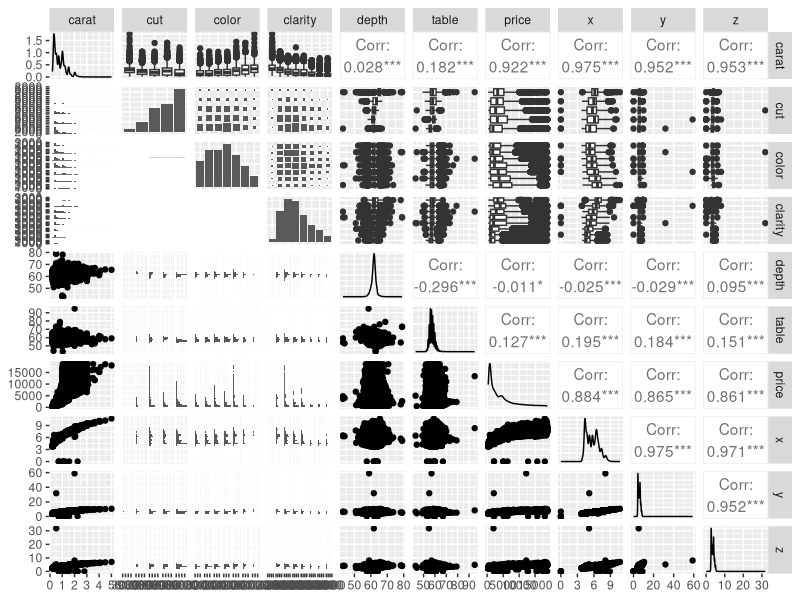
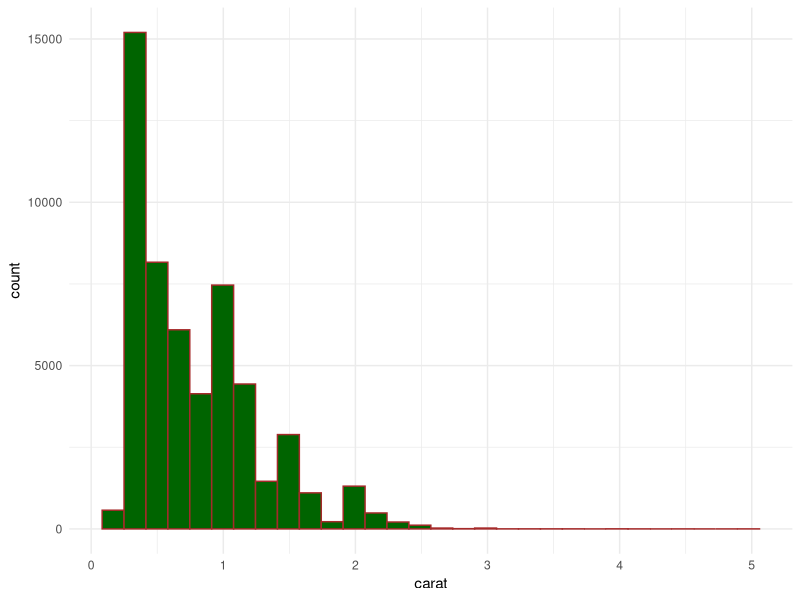
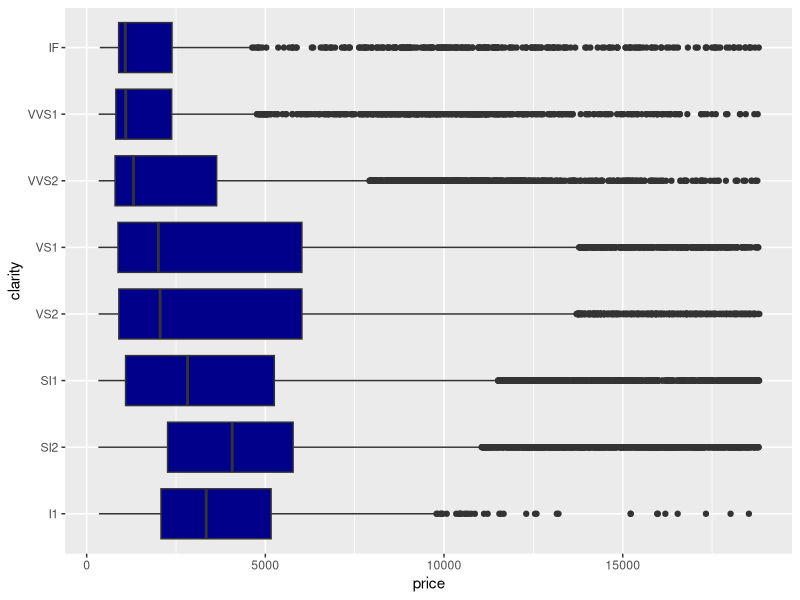

Generate these figures, in order, with R:
## ---- chunk 1
library(GGally)
library(skimr)
library(tidyverse)
## ---- chunk 2
names(diamonds)

dim(diamonds)

head(diamonds)

tail(diamonds)

summary(diamonds)

skim(diamonds)
## ---- chunk 3
ggpairs(diamonds)
## ---- chunk 4
ggplot(data = diamonds, aes(x = carat)) + geom_histogram(fill = "darkgreen", color = "brown") + theme_minimal()
## ---- chunk 5
ggplot(data = diamonds, aes(x = clarity, y = price)) + 
geom_boxplot(fill = "darkblue",) + coord_flip()
